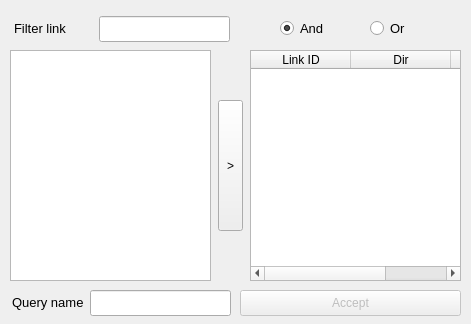
<?xml version="1.0" encoding="UTF-8"?>
<ui version="4.0">
 <class>link_query_builder</class>
 <widget class="QDialog" name="link_query_builder">
  <property name="enabled">
   <bool>true</bool>
  </property>
  <property name="geometry">
   <rect>
    <x>0</x>
    <y>0</y>
    <width>471</width>
    <height>324</height>
   </rect>
  </property>
  <property name="windowTitle">
   <string>Critical link query builder</string>
  </property>
  <widget class="QTableWidget" name="selected_links">
   <property name="geometry">
    <rect>
     <x>250</x>
     <y>50</y>
     <width>211</width>
     <height>231</height>
    </rect>
   </property>
   <column>
    <property name="text">
     <string>Link ID</string>
    </property>
   </column>
   <column>
    <property name="text">
     <string>Dir</string>
    </property>
   </column>
   <column>
    <property name="text">
     <string>Delete</string>
    </property>
   </column>
  </widget>
  <widget class="QLineEdit" name="filter_field">
   <property name="geometry">
    <rect>
     <x>99</x>
     <y>16</y>
     <width>131</width>
     <height>26</height>
    </rect>
   </property>
  </widget>
  <widget class="QLineEdit" name="txt_query_name">
   <property name="geometry">
    <rect>
     <x>90</x>
     <y>290</y>
     <width>141</width>
     <height>26</height>
    </rect>
   </property>
  </widget>
  <widget class="QLabel" name="label">
   <property name="geometry">
    <rect>
     <x>12</x>
     <y>294</y>
     <width>71</width>
     <height>16</height>
    </rect>
   </property>
   <property name="font">
    <font>
     <pointsize>10</pointsize>
    </font>
   </property>
   <property name="text">
    <string>Query name</string>
   </property>
  </widget>
  <widget class="QPushButton" name="but_build_query">
   <property name="enabled">
    <bool>false</bool>
   </property>
   <property name="geometry">
    <rect>
     <x>240</x>
     <y>290</y>
     <width>221</width>
     <height>26</height>
    </rect>
   </property>
   <property name="text">
    <string>Accept</string>
   </property>
  </widget>
  <widget class="QLabel" name="label_2">
   <property name="geometry">
    <rect>
     <x>14</x>
     <y>20</y>
     <width>71</width>
     <height>16</height>
    </rect>
   </property>
   <property name="font">
    <font>
     <pointsize>10</pointsize>
    </font>
   </property>
   <property name="text">
    <string>Filter link</string>
   </property>
  </widget>
  <widget class="QRadioButton" name="radio_and">
   <property name="geometry">
    <rect>
     <x>280</x>
     <y>20</y>
     <width>51</width>
     <height>17</height>
    </rect>
   </property>
   <property name="font">
    <font>
     <pointsize>10</pointsize>
    </font>
   </property>
   <property name="text">
    <string>And</string>
   </property>
   <property name="checked">
    <bool>true</bool>
   </property>
  </widget>
  <widget class="QRadioButton" name="radio_or">
   <property name="geometry">
    <rect>
     <x>370</x>
     <y>20</y>
     <width>51</width>
     <height>17</height>
    </rect>
   </property>
   <property name="font">
    <font>
     <pointsize>10</pointsize>
    </font>
   </property>
   <property name="text">
    <string>Or</string>
   </property>
  </widget>
  <widget class="QTableView" name="graph_links_list">
   <property name="geometry">
    <rect>
     <x>10</x>
     <y>50</y>
     <width>201</width>
     <height>231</height>
    </rect>
   </property>
  </widget>
  <widget class="QToolButton" name="but_add_to_list">
   <property name="geometry">
    <rect>
     <x>218</x>
     <y>100</y>
     <width>25</width>
     <height>131</height>
    </rect>
   </property>
   <property name="text">
    <string>&gt;</string>
   </property>
  </widget>
 </widget>
 <resources/>
 <connections/>
</ui>
